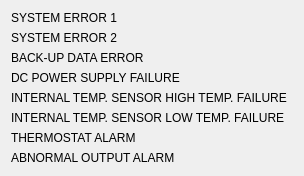
   <widget class="QWidget" name="tab">
    <attribute name="title">
     <string>ALARM FLAG 1</string>
    </attribute>
    <layout class="QVBoxLayout" name="verticalLayout">
     <item>
      <layout class="QGridLayout" name="gridLayout_2">
       <item row="7" column="1">
        <widget class="PyDMByteIndicator" name="PyDMByteIndicator_10">
         <property name="maximumSize">
          <size>
           <width>20</width>
           <height>20</height>
          </size>
         </property>
         <property name="toolTip">
          <string/>
         </property>
         <property name="channel" stdset="0">
          <string>ca://${DEV}:THERMOSTAT_RBV</string>
         </property>
         <property name="onColor" stdset="0">
          <color>
           <red>255</red>
           <green>0</green>
           <blue>0</blue>
          </color>
         </property>
         <property name="showLabels" stdset="0">
          <bool>false</bool>
         </property>
         <property name="circles" stdset="0">
          <bool>true</bool>
         </property>
        </widget>
       </item>
       <item row="6" column="1">
        <widget class="PyDMByteIndicator" name="PyDMByteIndicator_9">
         <property name="maximumSize">
          <size>
           <width>20</width>
           <height>20</height>
          </size>
         </property>
         <property name="toolTip">
          <string/>
         </property>
         <property name="channel" stdset="0">
          <string>ca://${DEV}:INT_LOW_TEMP_FAIL_RBV</string>
         </property>
         <property name="onColor" stdset="0">
          <color>
           <red>255</red>
           <green>0</green>
           <blue>0</blue>
          </color>
         </property>
         <property name="showLabels" stdset="0">
          <bool>false</bool>
         </property>
         <property name="circles" stdset="0">
          <bool>true</bool>
         </property>
        </widget>
       </item>
       <item row="5" column="1">
        <widget class="PyDMByteIndicator" name="PyDMByteIndicator_8">
         <property name="maximumSize">
          <size>
           <width>20</width>
           <height>20</height>
          </size>
         </property>
         <property name="toolTip">
          <string/>
         </property>
         <property name="channel" stdset="0">
          <string>ca://${DEV}:INT_HIGH_TEMP_FAIL_RBV</string>
         </property>
         <property name="onColor" stdset="0">
          <color>
           <red>255</red>
           <green>0</green>
           <blue>0</blue>
          </color>
         </property>
         <property name="showLabels" stdset="0">
          <bool>false</bool>
         </property>
         <property name="circles" stdset="0">
          <bool>true</bool>
         </property>
        </widget>
       </item>
       <item row="2" column="1">
        <widget class="PyDMByteIndicator" name="PyDMByteIndicator_5">
         <property name="maximumSize">
          <size>
           <width>20</width>
           <height>20</height>
          </size>
         </property>
         <property name="toolTip">
          <string/>
         </property>
         <property name="channel" stdset="0">
          <string>ca://${DEV}:SYSTEM_ERROR_2_RBV</string>
         </property>
         <property name="onColor" stdset="0">
          <color>
           <red>255</red>
           <green>0</green>
           <blue>0</blue>
          </color>
         </property>
         <property name="offColor" stdset="0">
          <color>
           <red>100</red>
           <green>100</green>
           <blue>100</blue>
          </color>
         </property>
         <property name="showLabels" stdset="0">
          <bool>false</bool>
         </property>
         <property name="circles" stdset="0">
          <bool>true</bool>
         </property>
        </widget>
       </item>
       <item row="3" column="1">
        <widget class="PyDMByteIndicator" name="PyDMByteIndicator_6">
         <property name="maximumSize">
          <size>
           <width>20</width>
           <height>20</height>
          </size>
         </property>
         <property name="toolTip">
          <string/>
         </property>
         <property name="channel" stdset="0">
          <string>ca://${DEV}:BACKUP_DATA_ERR_RBV</string>
         </property>
         <property name="onColor" stdset="0">
          <color>
           <red>255</red>
           <green>0</green>
           <blue>0</blue>
          </color>
         </property>
         <property name="showLabels" stdset="0">
          <bool>false</bool>
         </property>
         <property name="circles" stdset="0">
          <bool>true</bool>
         </property>
        </widget>
       </item>
       <item row="4" column="1">
        <widget class="PyDMByteIndicator" name="PyDMByteIndicator_7">
         <property name="maximumSize">
          <size>
           <width>20</width>
           <height>20</height>
          </size>
         </property>
         <property name="toolTip">
          <string/>
         </property>
         <property name="channel" stdset="0">
          <string>ca://${DEV}:DC_PWR_FAIL_RBV</string>
         </property>
         <property name="onColor" stdset="0">
          <color>
           <red>255</red>
           <green>0</green>
           <blue>0</blue>
          </color>
         </property>
         <property name="showLabels" stdset="0">
          <bool>false</bool>
         </property>
         <property name="circles" stdset="0">
          <bool>true</bool>
         </property>
        </widget>
       </item>
       <item row="8" column="1">
        <widget class="PyDMByteIndicator" name="PyDMByteIndicator_11">
         <property name="maximumSize">
          <size>
           <width>20</width>
           <height>20</height>
          </size>
         </property>
         <property name="toolTip">
          <string/>
         </property>
         <property name="channel" stdset="0">
          <string>ca://${DEV}:ABNORMAL_OUT_RBV</string>
         </property>
         <property name="onColor" stdset="0">
          <color>
           <red>255</red>
           <green>0</green>
           <blue>0</blue>
          </color>
         </property>
         <property name="showLabels" stdset="0">
          <bool>false</bool>
         </property>
         <property name="circles" stdset="0">
          <bool>true</bool>
         </property>
        </widget>
       </item>
       <item row="1" column="1">
        <widget class="PyDMByteIndicator" name="PyDMByteIndicator_4">
         <property name="maximumSize">
          <size>
           <width>20</width>
           <height>20</height>
          </size>
         </property>
         <property name="toolTip">
          <string/>
         </property>
         <property name="channel" stdset="0">
          <string>ca://${DEV}:SYSTEM_ERROR_1_RBV</string>
         </property>
         <property name="onColor" stdset="0">
          <color>
           <red>255</red>
           <green>0</green>
           <blue>0</blue>
          </color>
         </property>
         <property name="offColor" stdset="0">
          <color>
           <red>100</red>
           <green>100</green>
           <blue>100</blue>
          </color>
         </property>
         <property name="showLabels" stdset="0">
          <bool>false</bool>
         </property>
         <property name="circles" stdset="0">
          <bool>true</bool>
         </property>
        </widget>
       </item>
       <item row="1" column="0">
        <widget class="QLabel" name="CurrentTempText_7">
         <property name="font">
          <font>
           <pointsize>9</pointsize>
          </font>
         </property>
         <property name="text">
          <string>SYSTEM ERROR 1</string>
         </property>
         <property name="alignment">
          <set>Qt::AlignLeading|Qt::AlignLeft|Qt::AlignVCenter</set>
         </property>
        </widget>
       </item>
       <item row="2" column="0">
        <widget class="QLabel" name="CurrentTempText_8">
         <property name="font">
          <font>
           <pointsize>9</pointsize>
          </font>
         </property>
         <property name="text">
          <string>SYSTEM ERROR 2</string>
         </property>
         <property name="alignment">
          <set>Qt::AlignLeading|Qt::AlignLeft|Qt::AlignVCenter</set>
         </property>
        </widget>
       </item>
       <item row="3" column="0">
        <widget class="QLabel" name="CurrentTempText_9">
         <property name="font">
          <font>
           <pointsize>9</pointsize>
          </font>
         </property>
         <property name="text">
          <string>BACK-UP DATA ERROR</string>
         </property>
         <property name="alignment">
          <set>Qt::AlignLeading|Qt::AlignLeft|Qt::AlignVCenter</set>
         </property>
        </widget>
       </item>
       <item row="4" column="0">
        <widget class="QLabel" name="CurrentTempText_10">
         <property name="font">
          <font>
           <pointsize>9</pointsize>
          </font>
         </property>
         <property name="text">
          <string>DC POWER SUPPLY FAILURE</string>
         </property>
         <property name="alignment">
          <set>Qt::AlignLeading|Qt::AlignLeft|Qt::AlignVCenter</set>
         </property>
        </widget>
       </item>
       <item row="5" column="0">
        <widget class="QLabel" name="CurrentTempText_11">
         <property name="font">
          <font>
           <pointsize>9</pointsize>
          </font>
         </property>
         <property name="text">
          <string>INTERNAL TEMP. SENSOR HIGH TEMP. FAILURE</string>
         </property>
         <property name="alignment">
          <set>Qt::AlignLeading|Qt::AlignLeft|Qt::AlignVCenter</set>
         </property>
        </widget>
       </item>
       <item row="6" column="0">
        <widget class="QLabel" name="CurrentTempText_12">
         <property name="font">
          <font>
           <pointsize>9</pointsize>
          </font>
         </property>
         <property name="text">
          <string>INTERNAL TEMP. SENSOR LOW TEMP. FAILURE</string>
         </property>
         <property name="alignment">
          <set>Qt::AlignLeading|Qt::AlignLeft|Qt::AlignVCenter</set>
         </property>
        </widget>
       </item>
       <item row="7" column="0">
        <widget class="QLabel" name="CurrentTempText_13">
         <property name="font">
          <font>
           <pointsize>9</pointsize>
          </font>
         </property>
         <property name="text">
          <string>THERMOSTAT ALARM</string>
         </property>
         <property name="alignment">
          <set>Qt::AlignLeading|Qt::AlignLeft|Qt::AlignVCenter</set>
         </property>
        </widget>
       </item>
       <item row="8" column="0">
        <widget class="QLabel" name="CurrentTempText_14">
         <property name="font">
          <font>
           <pointsize>9</pointsize>
          </font>
         </property>
         <property name="text">
          <string>ABNORMAL OUTPUT ALARM</string>
         </property>
         <property name="alignment">
          <set>Qt::AlignLeading|Qt::AlignLeft|Qt::AlignVCenter</set>
         </property>
        </widget>
       </item>
      </layout>
     </item>
    </layout>
   </widget>
